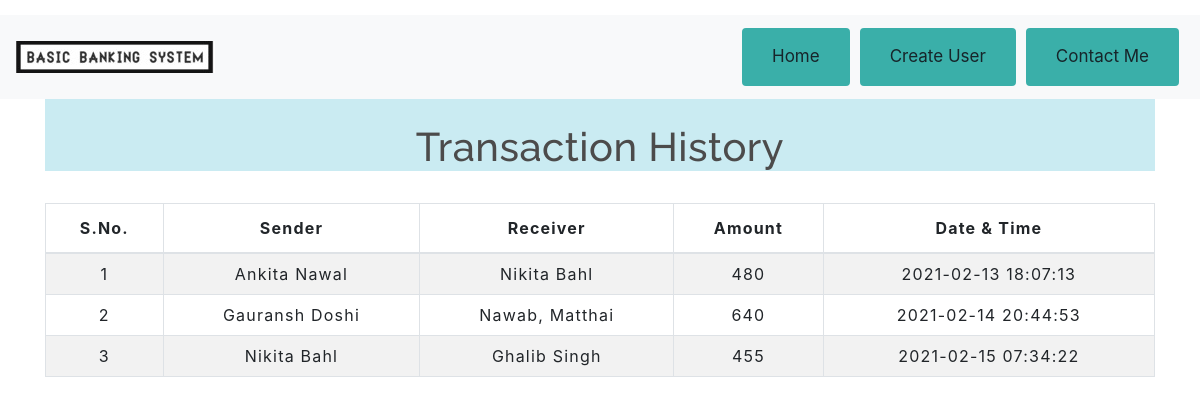
The page /transactionhistory.php on the database its author committed.
### tables this page shows
CREATE TABLE `transaction` (
  `sno` int(3) NOT NULL,
  `sender` text NOT NULL,
  `receiver` text NOT NULL,
  `balance` int(8) NOT NULL,
  `datetime` datetime NOT NULL DEFAULT current_timestamp()
);

### transactionhistory.php (the view, shortened to what this page needs)
<!DOCTYPE html>
<html lang="en">
<head>
    <link rel="stylesheet" href="https://stackpath.bootstrapcdn.com/bootstrap/4.5.2/css/bootstrap.min.css">
    <link rel="stylesheet" type="text/css" href="css/table.css">
    <link rel="stylesheet" type="text/css" href="css/navbar.css">
</head>
<body>
<?php
  include 'navbar.php';
?>
	<div class="container">
        <header><h2 class="text-center pt-4">Transaction History</h2></header>
       <br>
       <div class="table-responsive-sm">
    <table class="table table-hover table-striped table-condensed table-bordered">
        <thead>
            <tr>
                <th class="text-center">S.No.</th>
                <th class="text-center">Sender</th>
                <th class="text-center">Receiver</th>
                <th class="text-center">Amount</th>
                <th class="text-center">Date & Time</th>
            </tr>
        </thead>
        <tbody>
        <?php
            include 'config.php';
            $sql ="select * from transaction";
            $query =mysqli_query($conn, $sql);
            while($rows = mysqli_fetch_assoc($query))
            {
        ?>
            <tr>
            <td class="py-2"><?php echo $rows['sno']; ?></td>
            <td class="py-2"><?php echo $rows['sender']; ?></td>
            <td class="py-2"><?php echo $rows['receiver']; ?></td>
            <td class="py-2"><?php echo $rows['balance']; ?> </td>
            <td class="py-2"><?php echo $rows['datetime']; ?> </td>
        <?php
            }
        ?>
        </tbody>
    </table>
    </div>
</div>
</body>
</html>

### css/table.css (style rules this page uses)
* { padding: 10; margin: 0; box-sizing: border-box; }
h2 { font-size: 40px; }
table { letter-spacing: 1.2px; color: #2B7A78; }
td { text-align: center; }

### css/navbar.css (style rules this page uses)
h2 { color: #4C4B4B; letter-spacing: 0.5px; font-family: raleway; }

### transactionhistory.php (style rules this page uses)
header { background-color: #caebf2; }

### navbar.php (style rules this page uses)
body { margin-top: 15px; }

### rows shown on the page
transaction: sno "1", sender "Ankita Nawal", receiver "Nikita Bahl", balance "480", datetime "2021-02-13 18:07:13"
transaction: sno "2", sender "Gauransh Doshi", receiver "Nawab, Matthai", balance "640", datetime "2021-02-14 20:44:53"
transaction: sno "3", sender "Nikita Bahl", receiver "Ghalib Singh", balance "455", datetime "2021-02-15 07:34:22"
